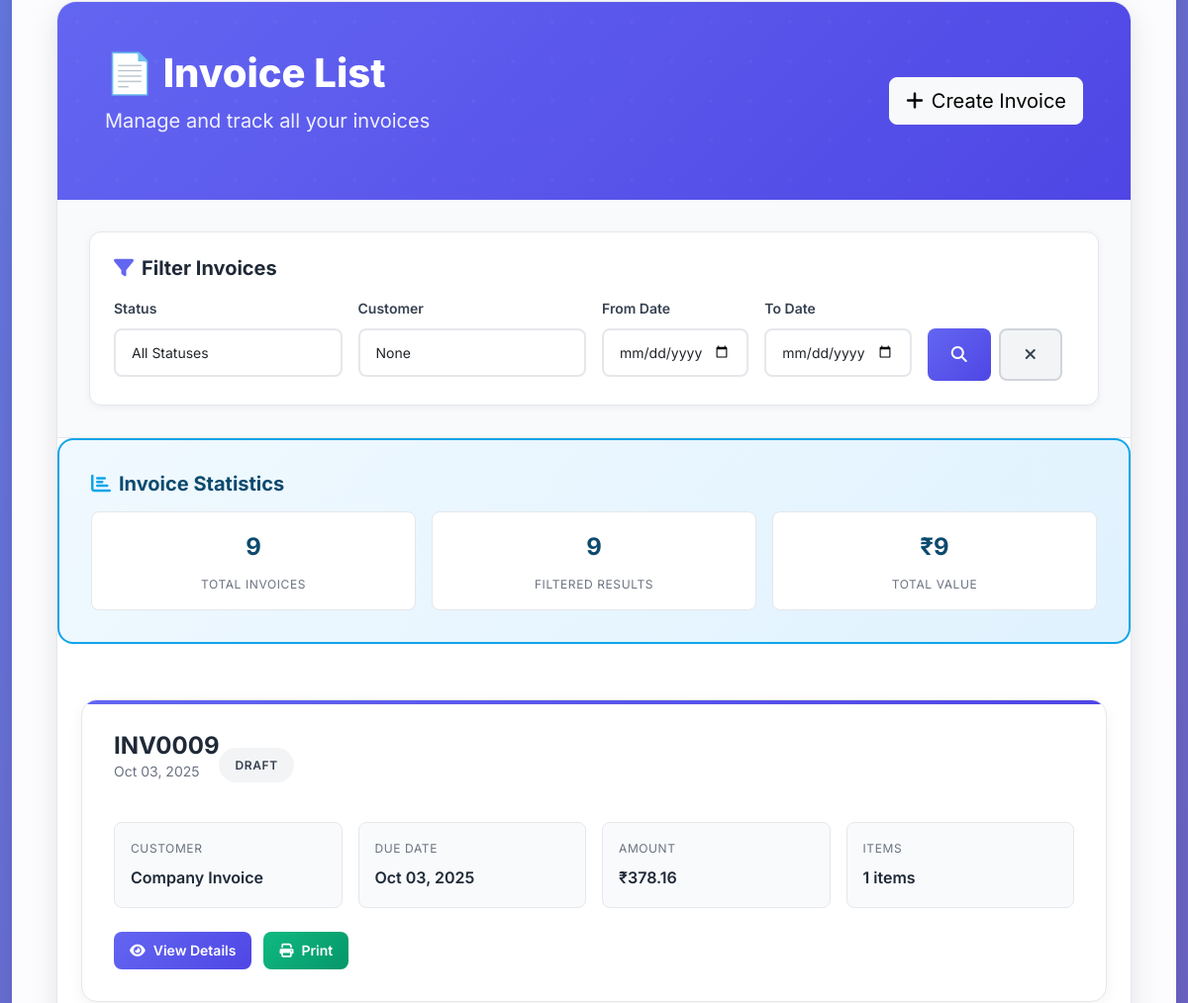
Before: /bill/invoices/ (signed in, middle part) with the older database file.
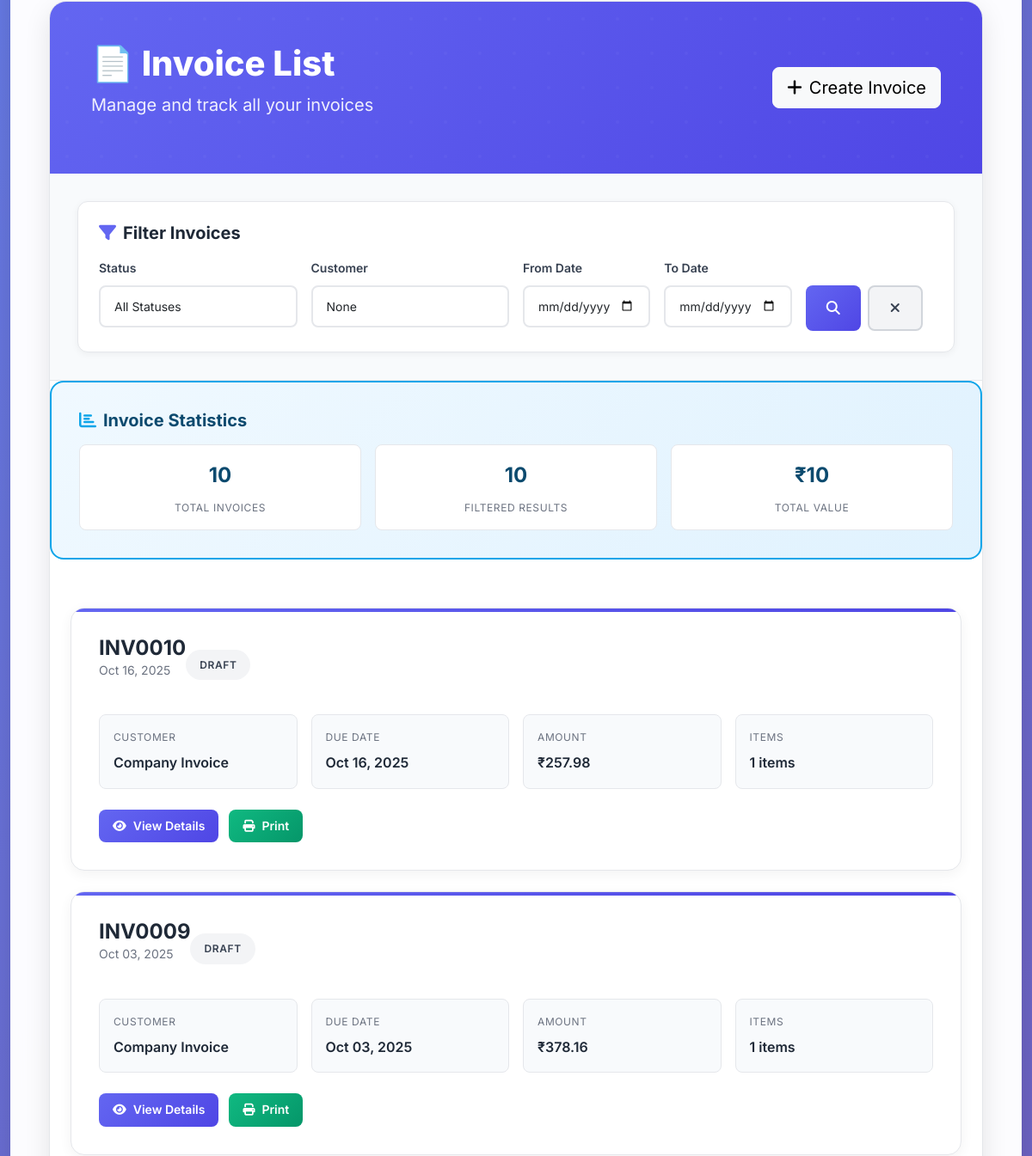
After: the same page with the newer database file.
### billing/advanced_models.py (models this page shows, shortened)
class AdvancedInvoice(models.Model):
    STATUS_CHOICES = [
        ('draft', 'Draft'),
        ('sent', 'Sent'),
        ('viewed', 'Viewed'),
        ('paid', 'Paid'),
        ('overdue', 'Overdue'),
        ('cancelled', 'Cancelled'),
    ]
    PAYMENT_METHOD_CHOICES = [
        ('cash', 'Cash'),
        ('bank_transfer', 'Bank Transfer'),
        ('cheque', 'Cheque'),
        ('upi', 'UPI'),
        ('card', 'Card'),
        ('other', 'Other'),
    ]
    invoice_id = models.UUIDField(default=uuid.uuid4, editable=False, unique=True)
    invoice_number = models.CharField(max_length=50, unique=True)
    customer = models.ForeignKey(AdvancedCustomer, on_delete=models.CASCADE, related_name='invoices')
    company = models.ForeignKey(AdvancedCompanyProfile, on_delete=models.CASCADE)
    date = models.DateField()
    due_date = models.DateField()
    sent_date = models.DateTimeField(blank=True, null=True)
    paid_date = models.DateTimeField(blank=True, null=True)
    status = models.CharField(max_length=20, choices=STATUS_CHOICES, default='draft')
    payment_method = models.CharField(max_length=20, choices=PAYMENT_METHOD_CHOICES, blank=True, null=True)
    payment_reference = models.CharField(max_length=100, blank=True, null=True)
    subtotal = models.DecimalField(max_digits=10, decimal_places=2, default=0)
    discount_percentage = models.DecimalField(max_digits=5, decimal_places=2, default=0,
                                           validators=[MinValueValidator(0), MaxValueValidator(100)])
    discount_amount = models.DecimalField(max_digits=10, decimal_places=2, default=0)
    tax_rate = models.DecimalField(max_digits=5, decimal_places=2, default=Decimal('5.00'))  # CGST + SGST = 5%
    tax_amount = models.DecimalField(max_digits=10, decimal_places=2, default=0)
    total_amount = models.DecimalField(max_digits=10, decimal_places=2, default=0)
    notes = models.TextField(blank=True, null=True)
    terms_conditions = models.TextField(blank=True, null=True)
    internal_notes = models.TextField(blank=True, null=True)
    created_at = models.DateTimeField(auto_now_add=True)
    updated_at = models.DateTimeField(auto_now=True)
    class Meta:
        verbose_name = "Advanced Invoice"
        verbose_name_plural = "Advanced Invoices"
        ordering = ['-created_at']

class AdvancedCustomer(models.Model):
    CUSTOMER_TYPE_CHOICES = [
        ('individual', 'Individual'),
        ('business', 'Business'),
        ('government', 'Government'),
    ]
    customer_id = models.UUIDField(default=uuid.uuid4, editable=False, unique=True)
    name = models.CharField(max_length=200)
    email = models.EmailField(blank=True, null=True)
    phone = models.CharField(max_length=15, blank=True, null=True)
    alternate_phone = models.CharField(max_length=15, blank=True, null=True)
    address = models.TextField(blank=True, null=True)
    city = models.CharField(max_length=50, blank=True, null=True)
    state = models.CharField(max_length=50, blank=True, null=True)
    pincode = models.CharField(max_length=10, blank=True, null=True)
    country = models.CharField(max_length=50, default="India")
    customer_type = models.CharField(max_length=20, choices=CUSTOMER_TYPE_CHOICES, default='individual')
    gst_number = models.CharField(max_length=15, blank=True, null=True)
    pan_number = models.CharField(max_length=10, blank=True, null=True)
    credit_limit = models.DecimalField(max_digits=10, decimal_places=2, default=0)
    payment_terms = models.PositiveIntegerField(default=30)  # days
    notes = models.TextField(blank=True, null=True)
    is_active = models.BooleanField(default=True)
    created_at = models.DateTimeField(auto_now_add=True)
    updated_at = models.DateTimeField(auto_now=True)
    class Meta:
        verbose_name = "Advanced Customer"
        verbose_name_plural = "Advanced Customers"
        ordering = ['-created_at']

### billing/advanced_views.py (the view)
# urls.py: path('invoices/', advanced_views.advanced_invoice_list, name='advanced_invoice_list'),
@superuser_required_with_login
def advanced_invoice_list(request):
    invoices = AdvancedInvoice.objects.select_related('customer').order_by('-created_at')
    status = request.GET.get('status')
    if status:
        invoices = invoices.filter(status=status)
    customer = request.GET.get('customer')
    if customer:
        invoices = invoices.filter(customer__name__icontains=customer)
    date_from = request.GET.get('date_from')
    if date_from:
        invoices = invoices.filter(date__gte=date_from)
    date_to = request.GET.get('date_to')
    if date_to:
        invoices = invoices.filter(date__lte=date_to)
    context = {
        'invoices': invoices,
        'status': status,
        'customer': customer,
        'date_from': date_from,
        'date_to': date_to,
    }
    return render(request, 'billing/advanced_invoice_list.html', context)

### accounts/models.py (called while the page is built)
    def get_full_name(self):
        return f"{self.first_name} {self.last_name}".strip()

### cart/models.py (called while the page is built)
    @property
    def total_items(self):
        return sum(item.quantity for item in self.items.all())

    @property
    def total_amount(self):
        return sum(item.get_total_price() for item in self.items.all())

    def get_total_price(self):
        price = self.product.selling_price
        if self.variant and self.variant.additional_price:
            price += self.variant.additional_price
        return price * self.quantity

### shop/context_processors.py (called while the page is built)
def categories_context(request):
    categories = Category.objects.filter(is_active=True).order_by('sort_order', 'name')
    subcategories_by_category = {}
    for category in categories:
        subcategories = SubCategory.objects.filter(
            category=category,
            is_active=True
        ).order_by('sort_order', 'name')
        if subcategories.exists():
            subcategories_by_category[category] = subcategories
    return {
        'categories': categories,
        'subcategories_by_category': subcategories_by_category
    }

### templates/billing/advanced_invoice_list.html (shortened to what the changed rows need)
{% extends 'billing/base_billing.html' %}
{% block content %}
<div class="container-fluid">
    <div class="invoice-list-container">
        <div class="list-header">
            <div class="row align-items-center">
                <div class="col-lg-8">
                    <h1 class="list-title">📄 Invoice List</h1>
                </div>
            </div>
        </div>
        <div class="stats-summary">
            <div class="stats-grid">
                <div class="stat-item">
                    <div class="stat-number">{{ invoices.count }}</div>
                    <div class="stat-label">Total Invoices</div>
                </div>
                <div class="stat-item">
                    <div class="stat-number">{{ invoices|length }}</div>
                    <div class="stat-label">Filtered Results</div>
                </div>
                <div class="stat-item">
                    <div class="stat-number">₹{{ invoices|length|floatformat:0 }}</div>
                    <div class="stat-label">Total Value</div>
                </div>
            </div>
        </div>
        <div class="p-4">
            {% if invoices %}
                {% for invoice in invoices %}
                <div class="invoice-card" data-aos="fade-up" data-aos-delay="{% widthratio forloop.counter0 1 100 %}">
                    <div class="invoice-header">
                        <div>
                            <h3 class="invoice-number">{{ invoice.invoice_number }}</h3>
                            <p class="invoice-date">{{ invoice.date|date:"M d, Y" }}</p>
                        </div>
                        <span class="status-badge status-{{ invoice.status }}">
                            {{ invoice.status|title }}
                        </span>
                    </div>
                    <div class="invoice-details">
                        <div class="detail-item">
                            <div class="detail-label">Customer</div>
                            <div class="detail-value">{{ invoice.customer.name }}</div>
                        </div>
                        <div class="detail-item">
                            <div class="detail-label">Due Date</div>
                            <div class="detail-value">{{ invoice.due_date|date:"M d, Y" }}</div>
                        </div>
                        <div class="detail-item">
                            <div class="detail-label">Amount</div>
                            <div class="detail-value">₹{{ invoice.total_amount|floatformat:2 }}</div>
                        </div>
                        <div class="detail-item">
                            <div class="detail-label">Items</div>
                            <div class="detail-value">{{ invoice.items.count }} items</div>
                        </div>
                    </div>
                    <div class="invoice-actions">
                        <a href="{% url 'billing:advanced_invoice_detail' invoice.invoice_id %}" class="btn-action btn-view">
                            <i class="fas fa-eye"></i>
                            View Details
                        </a>
                        <a href="{% url 'billing:advanced_invoice_print' invoice.invoice_id %}" class="btn-action btn-print" target="_blank">
                            <i class="fas fa-print"></i>
                            Print
                        </a>
                    </div>
                </div>
                {% endfor %}
            {% endif %}
        </div>
    </div>
</div>
{% endblock %}

Changed rows visible on the page:
added AdvancedInvoice: invoice_number "INV0010", date "Oct 16, 2025", status "DRAFT", customer.name "Company Invoice", due_date "Oct 16, 2025", total_amount "257.98", items.count "1"
Other visible differences:
{{ invoices.count }}: "9" → "10"
{{ invoices|length }}: "9" → "10"
{{ invoices|length|floatformat:0 }}: "9" → "10"
